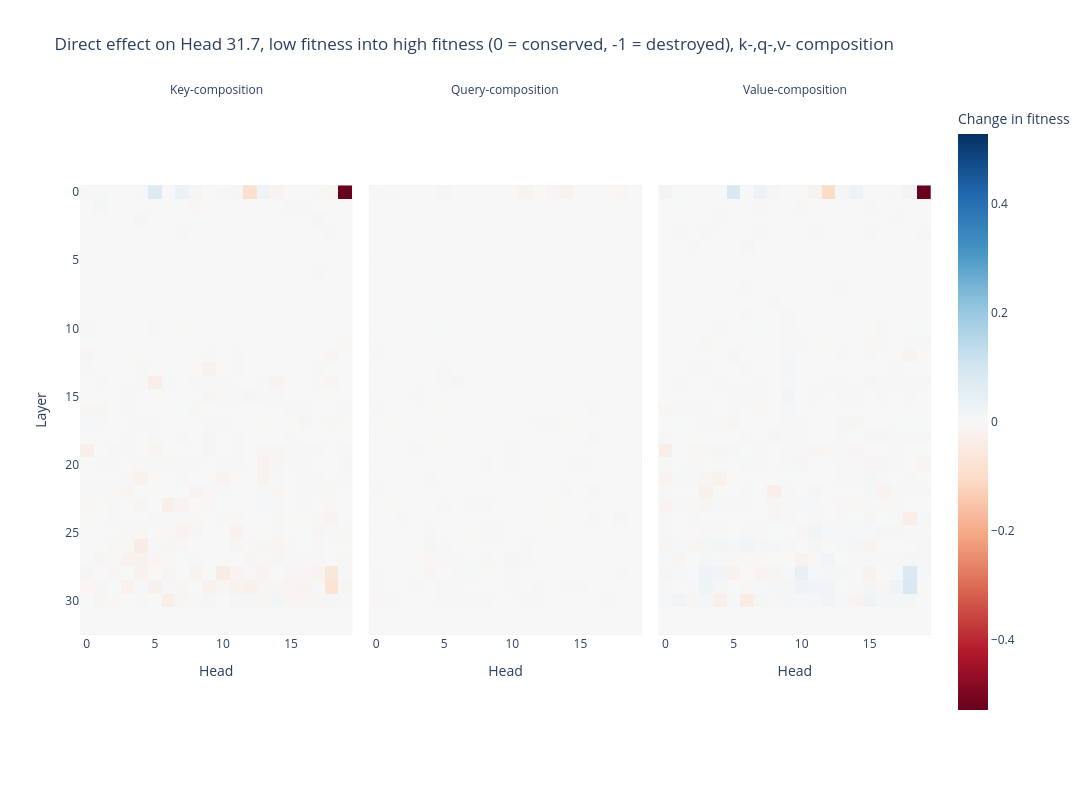

Notebook cell for this chart:
### Markdown cell above
#### Fig 22.1 -- direct effect on head 31.7 (from attn.) using path patching

### Code cell
imshow(
    path_patch_317_tensor,
    labels={"x": "Head", "y": "Layer", "color": "Change in fitness"},
    title="Direct effect on Head 31.7, low fitness into high fitness (0 = conserved, -1 = destroyed), k-,q-,v- composition",
    facet_labels=["Key-composition", "Query-composition", "Value-composition"],
    width=1200,
    height=800,
    facet_col=0,
    # range_color=(-1,1)
)

### Figure 1 — Plotly figure (JSON) as saved in the notebook; plotly's stock layout.template omitted (floating-point values rounded to 4 significant figures; data arrays with more than 128 entries replaced by an {"elided": "..."} marker saying what was removed)
{"data": [{"coloraxis": "coloraxis", "hovertemplate": "Head: %{x}<br>Layer: %{y}<br>Change in fitness: %{z}<extra></extra>", "name": "0", "type": "heatmap", "xaxis": "x", "yaxis": "y", "z": {"elided": "33x20 float values"}}, {"coloraxis": "coloraxis", "hovertemplate": "Head: %{x}<br>Layer: %{y}<br>Change in fitness: %{z}<extra></extra>", "name": "1", "type": "heatmap", "xaxis": "x2", "yaxis": "y2", "z": {"elided": "33x20 float values"}}, {"coloraxis": "coloraxis", "hovertemplate": "Head: %{x}<br>Layer: %{y}<br>Change in fitness: %{z}<extra></extra>", "name": "2", "type": "heatmap", "xaxis": "x3", "yaxis": "y3", "z": {"elided": "33x20 float values"}}], "layout": {"annotations": [{"font": {}, "showarrow": false, "text": "Key-composition", "x": 0.16, "xanchor": "center", "xref": "paper", "y": 1, "yanchor": "bottom", "yref": "paper"}, {"font": {}, "showarrow": false, "text": "Query-composition", "x": 0.5, "xanchor": "center", "xref": "paper", "y": 1, "yanchor": "bottom", "yref": "paper"}, {"font": {}, "showarrow": false, "text": "Value-composition", "x": 0.84, "xanchor": "center", "xref": "paper", "y": 1, "yanchor": "bottom", "yref": "paper"}], "coloraxis": {"cmid": 0, "colorbar": {"title": {"text": "Change in fitness"}}, "colorscale": [[0, "rgb(103,0,31)"], [0.1, "rgb(178,24,43)"], [0.2, "rgb(214,96,77)"], [0.3, "rgb(244,165,130)"], [0.4, "rgb(253,219,199)"], [0.5, "rgb(247,247,247)"], [0.6, "rgb(209,229,240)"], [0.7, "rgb(146,197,222)"], [0.8, "rgb(67,147,195)"], [0.9, "rgb(33,102,172)"], [1, "rgb(5,48,97)"]]}, "height": 800, "title": {"text": "Direct effect on Head 31.7, low fitness into high fitness (0 = conserved, -1 = destroyed), k-,q-,v- composition"}, "width": 1200, "xaxis": {"anchor": "y", "constrain": "domain", "domain": [0, 0.32], "scaleanchor": "y", "title": {"text": "Head"}}, "xaxis2": {"anchor": "y2", "domain": [0.34, 0.66], "matches": "x", "title": {"text": "Head"}}, "xaxis3": {"anchor": "y3", "domain": [0.68, 1.0], "matches": "x", "title": {"text": "Head"}}, "yaxis": {"anchor": "x", "autorange": "reversed", "constrain": "domain", "domain": [0, 1], "title": {"text": "Layer"}}, "yaxis2": {"anchor": "x2", "domain": [0, 1], "matches": "y", "showticklabels": false}, "yaxis3": {"anchor": "x3", "domain": [0, 1], "matches": "y", "showticklabels": false}}}
